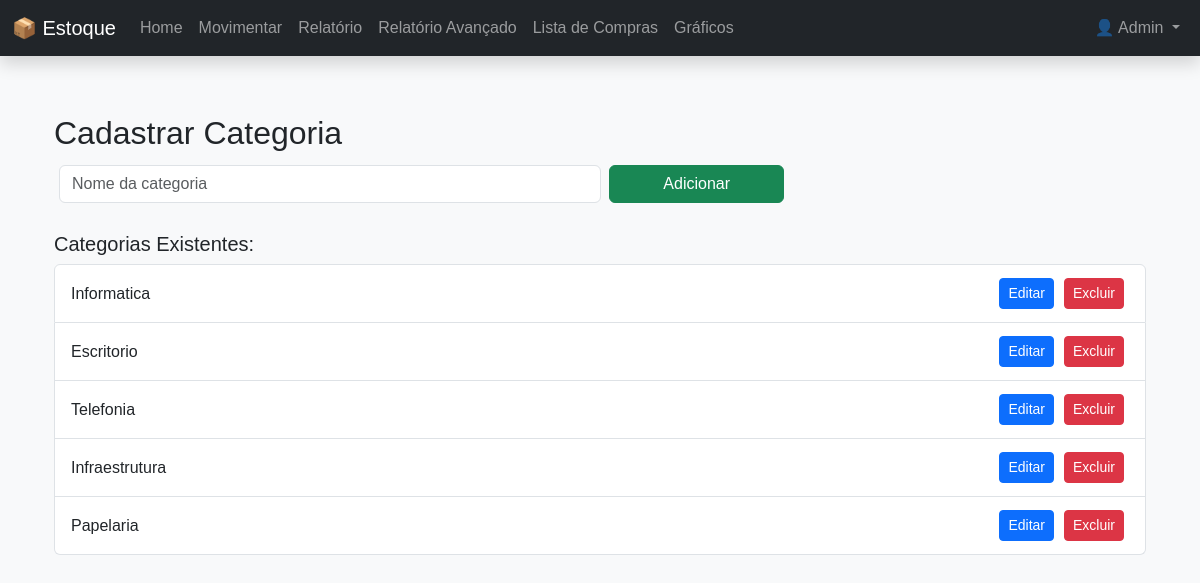
Screenshot of /categorias (signed in) with the database file from the repository.
### models.py (models this page shows)
class Usuario(db.Model, UserMixin):
    id = db.Column(db.Integer, primary_key=True)
    nome = db.Column(db.String(100), nullable=False)
    email = db.Column(db.String(100), unique=True, nullable=False)
    senha = db.Column(db.String(200), nullable=False)
    tipo = db.Column(db.String(20), nullable=False, default='usuario')
    @property
    def is_admin(self):
        return self.tipo == 'admin'

class Categoria(db.Model):
    id = db.Column(db.Integer, primary_key=True)
    nome = db.Column(db.String(50), nullable=False, unique=True)
    produtos = db.relationship('Produto', backref='categoria', lazy=True)

### app.py (the view, shortened to what this page needs)
@app.route('/categorias', methods=['GET', 'POST'])
@login_required
def categorias():
    if not current_user.is_admin:
        flash("Acesso restrito ao administrador.")
        return redirect(url_for('index'))
    categorias = Categoria.query.all()
    return render_template('categorias.html', categorias=categorias)

### app.py (called while the page is built)
@login_manager.user_loader
def load_user(user_id):
    return Usuario.query.get(int(user_id))

### templates/categorias.html (shortened to what this page needs)
{% extends 'base.html' %}
{% block content %}
<div class="container mt-4">
  <h2>Cadastrar Categoria</h2>
  <form method="POST" class="row g-2 mb-4">
    <div class="col-md-6">
      <input type="text" name="nome" class="form-control" placeholder="Nome da categoria" required>
    </div>
    <div class="col-md-2">
      <button type="submit" class="btn btn-success w-100">Adicionar</button>
    </div>
  </form>
  <h5>Categorias Existentes:</h5>
  <ul class="list-group">
    {% for cat in categorias %}
      <li class="list-group-item d-flex justify-content-between align-items-center">
        {{ cat.nome }}
        <div class="btn-group">
          <form method="GET" action="{{ url_for('editar_categoria', id=cat.id) }}" style="display:inline;">
                <button type="submit" class="btn btn-sm btn-primary">Editar</button>
          </form>
          <form method="POST" action="{{ url_for('excluir_categoria', id=cat.id) }}" onsubmit="return confirm('Tem certeza que deseja excluir esta categoria?')">
            <button type="submit" class="btn btn-sm btn-danger">Excluir</button>
          </form>
        </div>
      </li>
    {% endfor %}
  </ul>
</div>
{% endblock %}

### templates/base.html (shortened to what this page needs)
<!DOCTYPE html>
<html lang="pt-br">
<head>
  <link href="https://cdn.jsdelivr.net/npm/bootstrap@5.3.3/dist/css/bootstrap.min.css" rel="stylesheet">
  <link rel="stylesheet" href="{{ url_for('static', filename='css/style.css') }}">
</head>
<body class="bg-light">
  <nav class="navbar navbar-expand-lg navbar-dark bg-dark fixed-top shadow">
    <div class="container-fluid">
      <a class="navbar-brand" href="{{ url_for('index') }}">📦 Estoque</a>
      <div class="collapse navbar-collapse" id="navbarNav">
        <ul class="navbar-nav me-auto">
          <li class="nav-item">
            <a class="nav-link {% if request.endpoint == 'index' %}active{% endif %}" href="{{ url_for('index') }}">Home</a>
          </li>
          <li class="nav-item">
            <a class="nav-link {% if request.endpoint == 'movimentar' %}active{% endif %}" href="{{ url_for('movimentar') }}">Movimentar</a>
          </li>
          <li class="nav-item">
            <a class="nav-link {% if request.endpoint == 'relatorio' %}active{% endif %}" href="{{ url_for('relatorio') }}">Relatório</a>
          </li>
          <li class="nav-item">
            <a class="nav-link {% if request.endpoint == 'relatorio_avancado' %}active{% endif %}" href="{{ url_for('relatorio_avancado') }}">Relatório Avançado</a>
          </li>
          <li class="nav-item">
            <a class="nav-link {% if request.endpoint == 'lista_compras' %}active{% endif %}" href="{{ url_for('lista_compras') }}">Lista de Compras</a>
          </li>
          <li class="nav-item">
            <a class="nav-link {% if request.endpoint == 'graficos' %}active{% endif %}" href="{{ url_for('graficos') }}">Gráficos</a>
          </li>
        </ul>
        <ul class="navbar-nav ms-auto">
        {% if current_user.is_authenticated %}
          <li class="nav-item dropdown">
            <a class="nav-link dropdown-toggle" href="#" id="userDropdown" role="button" data-bs-toggle="dropdown" aria-expanded="false">
              👤 {{ current_user.nome }}
            </a>
          </li>
        {% else %}
          <li class="nav-item">
            <a class="nav-link text-success" href="{{ url_for('login') }}">Login</a>
          </li>
        {% endif %}
        </ul>
      </div>
    </div>
  </nav>
  <main class="container my-4">
    {% block content %}{% endblock %}
  </main>
</body>
</html>

### static/css/style.css (style rules this page uses)
body { font-family: Arial, sans-serif; margin: 20px; }
form input, form button { margin: 5px; }

### templates/base.html (style rules this page uses)
body { padding-top: 70px; }

### rows the page displays
Usuario: nome "Admin"
Categoria: nome "Informatica"
Categoria: nome "Escritorio"
Categoria: nome "Telefonia"
Categoria: nome "Infraestrutura"
Categoria: nome "Papelaria"
